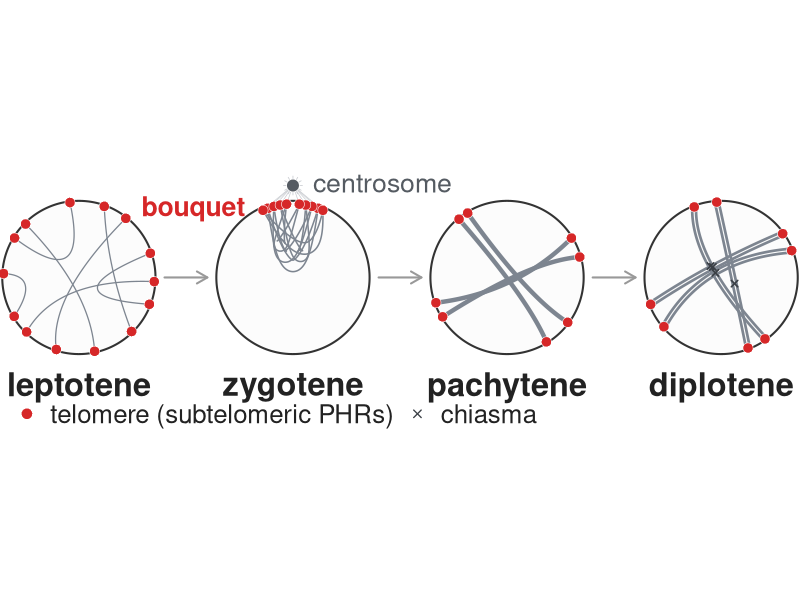
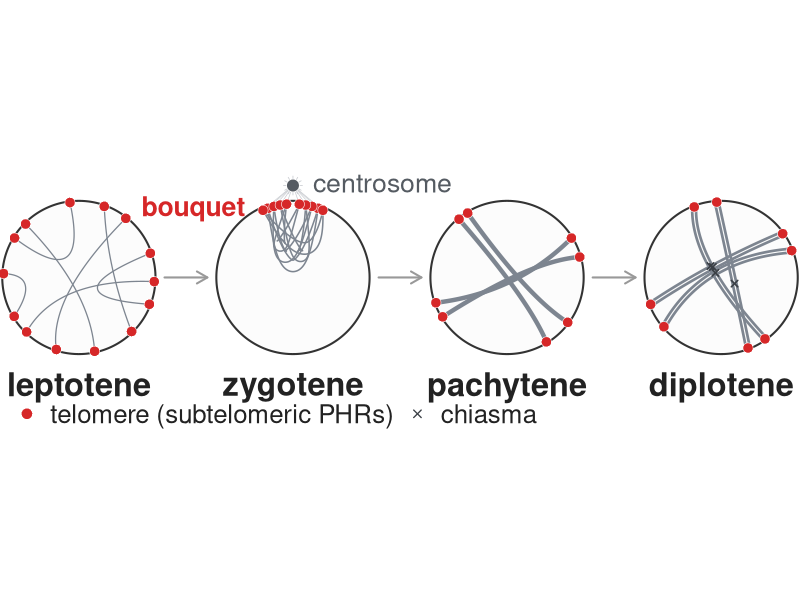

The R source for these figures, in order:
#!/usr/bin/env Rscript
# Meiotic prophase-I bouquet schematic for Figure 4 (companion to the mouse
# meiotic Hi-C panel).  Original drawing (base R); four stages matching our mouse
# Hi-C: leptotene -> zygotene -> pachytene -> diplotene.
#
# Literature-grounded cytology (telomeres = red dots = subtelomeric PHRs, on the
# nuclear envelope):
#   leptotene  -- chromosomes condense as thin UNPAIRED single threads; telomeres
#                 attach to the nuclear envelope, dispersed.
#   zygotene   -- BOUQUET: telomeres pulled to one pole by the centrosome/MTOC;
#                 homologues begin to synapse.
#   pachytene  -- full synapsis: homologues paired as bivalents (synaptonemal
#                 complex); bouquet resolved, telomeres dispersed again.
#   diplotene  -- SC disassembles; homologues separate but stay joined at CHIASMATA
#                 (sites of crossover).  Most bivalents have one chiasma (a CROSS),
#                 some two (a RING); telomeres at the bivalent arm tips.
# Refs: prophase-I/SC assembly (PMC8577265); bouquet/centrosome (Science abh3104,
#       PMC84352); chiasmata/bivalent shape + obligate CO, mouse ~20 bivalents,
#       ~1.3 CO/chr (Wikipedia chiasma/bivalent; PubMed 8565707, 17483430).
# Run: Rscript submission/scripts/figures/make_fig4_meiosis_stages.R
# Output (override OUT_DIR=...): meiosis_stages.{png,pdf}

out_dir <- Sys.getenv("OUT_DIR", "/tmp")
dir.create(out_dir, recursive = TRUE, showWarnings = FALSE)

telo_col <- "#d62728"   # chromosome ends / subtelomeric PHRs
homo_col <- "#7d8590"   # homolog threads
chia_col <- "#3a3f45"   # chiasma marker
env_col  <- "#333333"   # nuclear envelope

bez <- function(p0, p1, p2, n = 80) {
  t <- seq(0, 1, length.out = n)
  cbind((1 - t)^2 * p0[1] + 2 * (1 - t) * t * p1[1] + t^2 * p2[1],
        (1 - t)^2 * p0[2] + 2 * (1 - t) * t * p1[2] + t^2 * p2[2])
}
pol <- function(cx, cy, R, a) c(cx + R * cos(a * pi/180), cy + R * sin(a * pi/180))
offset_sides <- function(P, sep) {
  n <- nrow(P)
  d <- rbind(P[2, ] - P[1, ], P[3:n, ] - P[1:(n - 2), ], P[n, ] - P[n - 1, ])
  L <- sqrt(d[, 1]^2 + d[, 2]^2); L[L == 0] <- 1
  nrm <- cbind(-d[, 2]/L, d[, 1]/L)
  list(P + nrm * sep/2, P - nrm * sep/2)
}

## --- interior-spanning chromosomes (leptotene / pachytene / diplotene) ---
# chromosomes are long threads that cross the nucleus interior between telomeres
# anchored on the envelope (as in the classic prophase-I cartoon).
rimpt <- function(cx, cy, R, a) pol(cx, cy, R * 0.985, a)

# leptotene: many dispersed telomeres; thin UNPAIRED threads criss-cross the centre
draw_lepto <- function(cx, cy, R) {
  set.seed(11)
  na <- 14
  angs <- seq(0, 360, length.out = na + 1)[1:na] + runif(na, -7, 7)
  T <- t(sapply(angs, function(a) rimpt(cx, cy, R, a)))
  ord <- sample(na)
  for (i in seq(1, na - 1, by = 2)) {
    p0 <- T[ord[i], ]; p2 <- T[ord[i + 1], ]
    ctrl <- c(cx + runif(1, -0.5, 0.5) * R, cy + runif(1, -0.5, 0.5) * R)
    lines(bez(p0, ctrl, p2, n = 90), col = homo_col, lwd = 1.25)
  }
  T
}

# pachytene: a few THICK synapsed bivalents spanning the interior (X pattern)
draw_pachy <- function(cx, cy, R) {
  set.seed(21)
  np <- 4
  a1 <- runif(1, 0, 40) + seq(0, 360, length.out = np + 1)[1:np]
  telos <- matrix(NA, 0, 2)
  for (k in seq_len(np)) {
    aa <- a1[k]; bb <- a1[k] + 180 + runif(1, -24, 24)
    p0 <- rimpt(cx, cy, R, aa); p2 <- rimpt(cx, cy, R, bb)
    ctrl <- c(cx + runif(1, -0.32, 0.32) * R, cy + runif(1, -0.32, 0.32) * R)
    lines(bez(p0, ctrl, p2, n = 110), col = homo_col, lwd = 4.3)
    telos <- rbind(telos, p0, p2)
  }
  telos
}

# diplotene: paired homologs spanning the interior, joined at chiasmata (X marks)
draw_diplo <- function(cx, cy, R) {
  set.seed(31)
  np <- 4
  a1 <- runif(1, 0, 40) + seq(0, 360, length.out = np + 1)[1:np]
  telos <- matrix(NA, 0, 2); chi <- matrix(NA, 0, 2)
  for (k in seq_len(np)) {
    aa <- a1[k]; bb <- a1[k] + 180 + runif(1, -22, 22)
    p0 <- rimpt(cx, cy, R, aa); p2 <- rimpt(cx, cy, R, bb)
    # push the control off-centre (own quadrant) so the arcs fan out, not bunch
    ctrl <- c(cx + sample(c(-1, 1), 1) * runif(1, 0.14, 0.40) * R,
              cy + sample(c(-1, 1), 1) * runif(1, 0.14, 0.40) * R)
    P <- bez(p0, ctrl, p2, n = 130); s <- offset_sides(P, R * 0.05)
    lines(s[[1]], col = homo_col, lwd = 2.6); lines(s[[2]], col = homo_col, lwd = 2.6)
    chi <- rbind(chi, P[round(nrow(P) * 0.5), ])
    telos <- rbind(telos, p0, p2)
  }
  points(chi, pch = 4, col = chia_col, cex = 0.85, lwd = 1.6)
  telos
}

## --- zygotene bouquet (telomeres pulled to one pole; loops hang down) ---
draw_bouquet <- function(cx, cy, R) {
  tel <- matrix(NA, 0, 2)
  bvs <- list(c(70,110,0,-0.60), c(75,105,-0.20,-0.38), c(80,100,0.20,-0.38),
              c(85,95,-0.33,-0.12), c(66,114,0.30,-0.12))
  for (b in bvs) {
    T1 <- pol(cx, cy, R*0.96, b[1]); T2 <- pol(cx, cy, R*0.96, b[2])
    C  <- c(cx + b[3]*R, cy + b[4]*R)
    P  <- bez(T1, C, T2); tt <- seq(0,1,length.out=nrow(P))
    sep <- R*0.15*sin(pi*tt); s <- offset_sides(P, sep)   # paired at the ends, open in the middle
    lines(s[[1]], col=homo_col, lwd=1.5); lines(s[[2]], col=homo_col, lwd=1.5)
    tel <- rbind(tel, T1, T2)
  }
  tel
}

draw_centrosome <- function(x, y, telos) {
  for (t in seq_len(nrow(telos))) segments(x, y, telos[t,1], telos[t,2], col="#c9ccd1", lwd=0.7)
  for (a in seq(0,330,30)) segments(x, y, x+0.42*cos(a*pi/180), y+0.42*sin(a*pi/180), col="#c9ccd1", lwd=0.8)
  points(x, y, pch=21, bg="#555b62", col="white", cex=1.7, lwd=0.7)
}

draw_stage <- function(cx, cy, R, label, kind) {
  highlight <- kind == "zygo"
  th <- seq(0, 2*pi, length.out=220)
  polygon(cx + R*cos(th), cy + R*sin(th), border=env_col, lwd=2, col="#fcfcfc")
  if (kind == "zygo") {
    telos <- draw_bouquet(cx, cy, R)
    draw_centrosome(cx, cy + R*1.20, telos)
  } else if (kind == "lepto") {
    telos <- draw_lepto(cx, cy, R)
  } else if (kind == "pachy") {
    telos <- draw_pachy(cx, cy, R)
  } else if (kind == "diplo") {
    telos <- draw_diplo(cx, cy, R)
  }
  points(telos, pch=21, bg=telo_col, col="white", cex=1.35, lwd=0.55)
  text(cx, cy - R*1.44, label, cex=1.95, font=2, col="#222222")
  if (highlight) {
    text(cx - R*0.62, cy + R*0.93, "bouquet", cex=1.6, font=2, col=telo_col, adj=c(1, 0.5))
    text(cx + R*0.26, cy + R*1.24, "centrosome", cex=1.6, col="#555b62", adj=c(0, 0.5))
  }
}

draw <- function() {
  par(mar=c(0,0,0,0), family="sans")
  plot(NA, xlim=c(1.5,37), ylim=c(0.5,11.9), asp=1, axes=FALSE, ann=FALSE, xaxs="i", yaxs="i")
  R <- 3.4; cy <- 7.2; xs <- c(5, 14.5, 24, 33.5)
  for (i in 1:3) arrows(xs[i]+R+0.4, cy, xs[i+1]-R-0.4, cy, length=0.12, lwd=2, col="#999999")
  draw_stage(xs[1], cy, R, "leptotene", "lepto")
  draw_stage(xs[2], cy, R, "zygotene",  "zygo")
  draw_stage(xs[3], cy, R, "pachytene", "pachy")
  draw_stage(xs[4], cy, R, "diplotene", "diplo")
  legend(x=19.25, y=1.15, xjust=0.5, yjust=0.5, horiz=TRUE, bty="n", pch=c(21,4),
         pt.bg=c(telo_col,NA), col=c("white",chia_col), pt.cex=c(1.5,1.0), pt.lwd=c(0.6,1.3),
         legend=c("telomere (subtelomeric PHRs)","chiasma"), cex=1.55, text.col="#222222")
}

png(file.path(out_dir, "meiosis_stages.png"), width=2400, height=771, res=200, type="cairo")
draw(); dev.off()
pdf(file.path(out_dir, "meiosis_stages.pdf"), width=12, height=3.85); draw(); dev.off()
cat("wrote ", file.path(out_dir, "meiosis_stages.{png,pdf}"), "\n", sep="")
